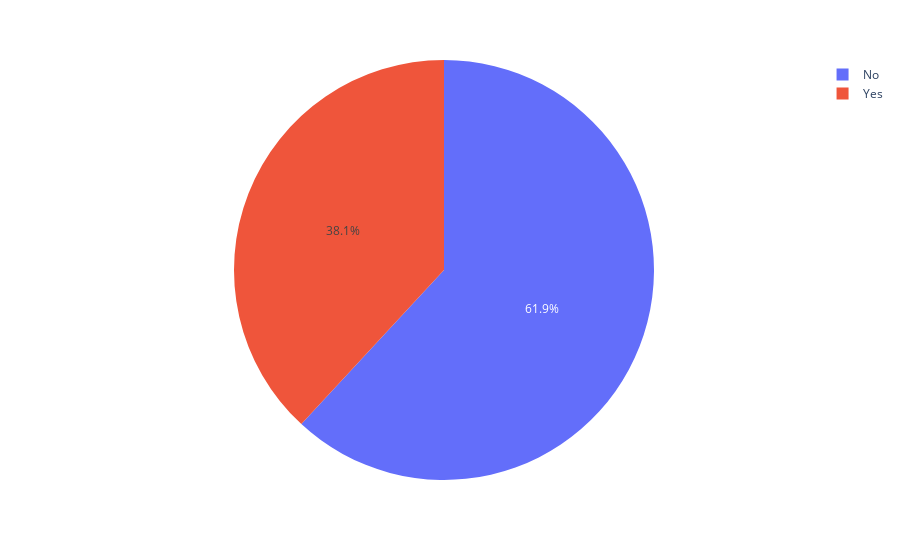

Source (notebook cell):
### Code cell
fig = px.pie(
    data_frame=smokers,
    values='cnt',
    names='smoker'
)
fig.show()
# fig.update_layout(
#     showlegend=True
# )

### Figure 1 — Plotly figure (JSON) as saved in the notebook; plotly's stock layout.template omitted (floating-point values rounded to 4 significant figures)
{"data": [{"domain": {"x": [0, 1], "y": [0, 1]}, "hovertemplate": "smoker=%{label}<br>cnt=%{value}<extra></extra>", "labels": ["No", "Yes"], "legendgroup": "", "name": "", "showlegend": true, "type": "pie", "values": [151, 93]}], "layout": {"legend": {"tracegroupgap": 0}, "margin": {"t": 60}}}
